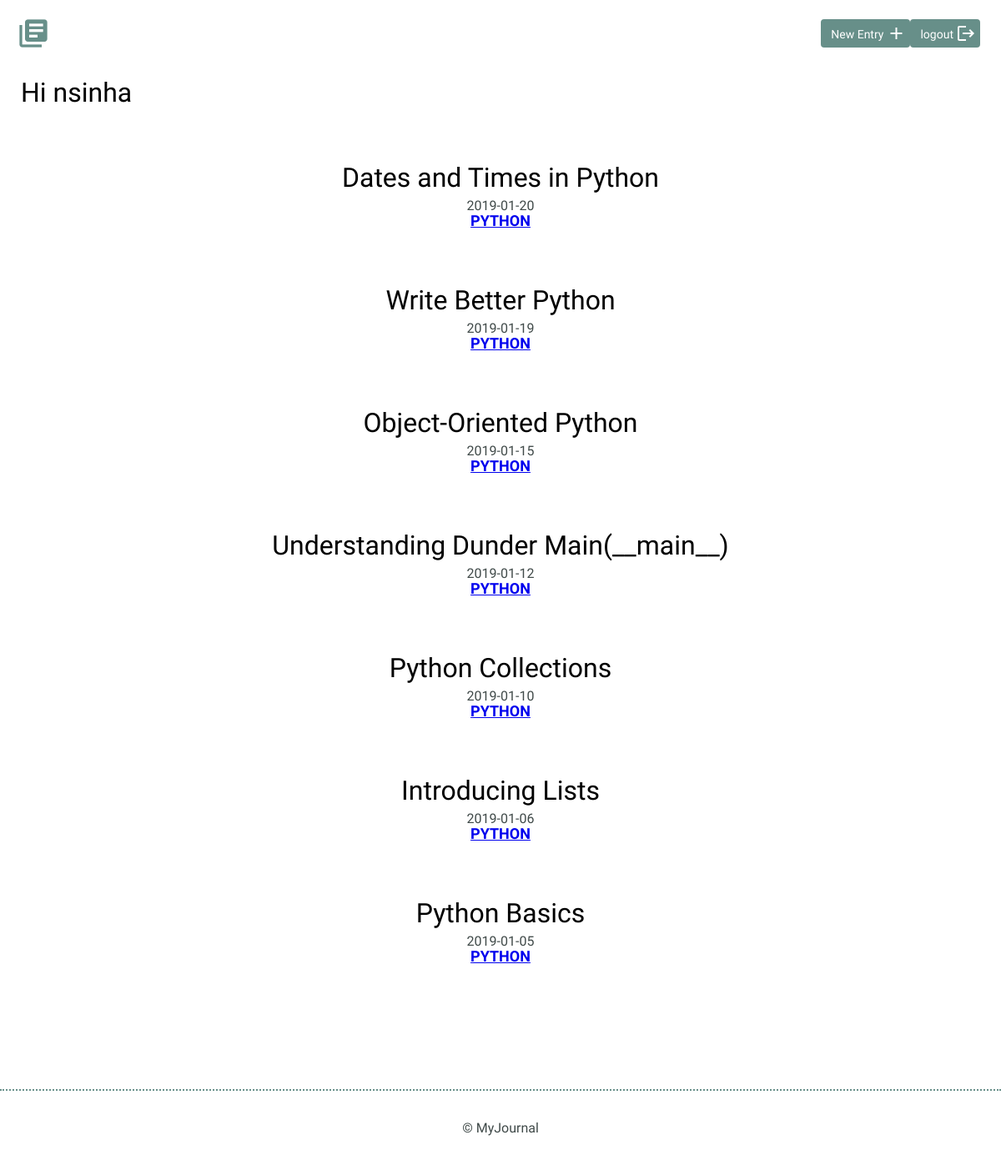
/entries/tag/python (signed in), run on the app's committed database.
### models.py (models this page shows, shortened)
class User(UserMixin, peewee.Model):
    joined_at = peewee.DateTimeField(default=datetime.datetime.now)
    username = peewee.CharField(max_length=255, unique=True)
    email = peewee.CharField(unique=True)
    password = peewee.CharField()
    class Meta:
        database = DATABASE

class Journal(peewee.Model):
    created_at = peewee.DateTimeField(default=datetime.datetime.now)
    title = peewee.CharField(max_length=255)
    time_spent = peewee.IntegerField()
    learned = peewee.TextField()
    resourses = peewee.TextField()
    tag = peewee.CharField()
    slug = peewee.CharField()
    user = peewee.ForeignKeyField(User, backref="journals")
    class Meta:
        database = DATABASE
        order_by = ('-created_at')

### journal_app.py (the view)
@app.route('/entries/tag/<tag>')
@login_required
def tag_list(tag):
    posts = (models.Journal
    .select()
    .where(models.Journal.tag == tag)
    .order_by(models.Journal.created_at.desc())
    )
    return render_template("entries.html", posts=posts)

### journal_app.py (called while the page is built)
@app.before_request
def before_request():
    g.db = models.DATABASE
    g.db.connect()
    g.user = current_user

@app.after_request
def after_request(response):
    g.db.close()
    g.user = current_user
    return response

@login_manager.user_loader
def load_user(user_id):
    try:
        return models.User.get(models.User.id == user_id)
    except models.peewee.DoesNotExist:
        return None

### templates/entries.html
{% extends "layout.html" %}
{% block content %}
<div class="container">
    <div class="entry-list">
        {% for post in posts %}
            <article>
                <h2><a href="{{ url_for('detail', slug=post.slug ) }}">{{ post.title }}</a></h2>
                <time datetime="{{ post.created_at }}">{{ post.created_at.date() }}</time>
                <h3><a href="{{ url_for('tag_list', tag=post.tag) }}" >{{ post.tag }}</a><h3>
            </article>
        {% endfor %}
    </div>
</div>
{% endblock %}

### templates/layout.html (shortened to what this page needs)
<!DOCTYPE html>
<html>
    <head>
        <link rel="stylesheet" href="/static/css/normalize.css">
        <link rel="stylesheet" href="/static/css/site.css">
    </head>
    <body>
        <header>
            <div class="container">
                <div class="site-header">
                    {% if current_user.is_authenticated %}
                        <a class="logo" href="{{ url_for('list') }}"><i class="material-icons">library_books</i></a>
                    {% endif %}
                    {% if current_user.is_authenticated %}
                        <a class="button icon-right" href="{{ url_for('logout') }}"><span>logout</span>
                            <i class="material-icons">logout</i></a>
                        <a class="button icon-right" href="{{ url_for('add') }}"><span>New Entry</span>
                            <i class="material-icons">add</i></a>
                    {% endif %}
                </div>
            </div>
        </header>
        <section>
            {% if current_user.is_authenticated %}
                <h2 class="container">Hi <a href = "{{ url_for('list', username=current_user.username) }}">
                    {{ current_user.username }}</a></h2>
            {% endif %}
            {% block content %}
            {% endblock %}
        </section>
        <footer>
            <div>
                &copy; MyJournal
            </div>
        </footer>
    </body>
</html>

### static/css/site.css (style rules this page uses)
body { font-size: 16px; color: #404a49; font-family: 'Cousine', serif; font-weight: 400; }
.container { margin: 0 auto; padding: 0 25px; }
header .site-header { margin: 0 auto; height: 95px; }
header .logo i { color: #678f89; margin: 20px 0 0 -5px; float: left; font-size: 40px; }
header .button { float: right; margin: 33px 0 0 0; }
footer { text-align: center; padding: 35px 0; border-top: 2px dotted #678f89; }
.button { padding: 8px 10px 6px 10px; background: #678f89; border: 2px solid #678f89; border-radius: 4px; text-decoration: none; color: #FFF; position: relative; text-align: center; font-size: 14px; }
.button.icon-right { padding-right: 30px; top: -10px; }
.button.icon-right i { position: absolute; top: 3px; right: 3px; }
h1, h2, h3 { margin: 0; font-weight: 400; line-height: 1em; color: #000; }
h2 { font-size: 32px; }
h2 a { text-decoration: none; color: #000; }
h3 { font-size: 18px; font-family: 'Work Sans', serif; font-weight: 600; text-transform: uppercase; }
.entry-list, .edit-entry, .new-entry { max-width: 800px; margin: 0 auto; padding: 70px 0 150px 0; }
.entry-list article { margin-bottom: 70px; text-align: center; }
.entry-list article:last-child { margin-bottom: 0; }
.entry-list article h2 { margin-bottom: 8px; }

### data on the page
User: username "nsinha"
Journal: title "Dates and Times in Python", created_at "2019-01-20", tag "PYTHON"
Journal: title "Write Better Python", created_at "2019-01-19", tag "PYTHON"
Journal: title "Object-Oriented Python", created_at "2019-01-15", tag "PYTHON"
Journal: title "Understanding Dunder Main(__main__)", created_at "2019-01-12", tag "PYTHON"
Journal: title "Python Collections", created_at "2019-01-10", tag "PYTHON"
Journal: title "Introducing Lists", created_at "2019-01-06", tag "PYTHON"
Journal: title "Python Basics", created_at "2019-01-05", tag "PYTHON"
